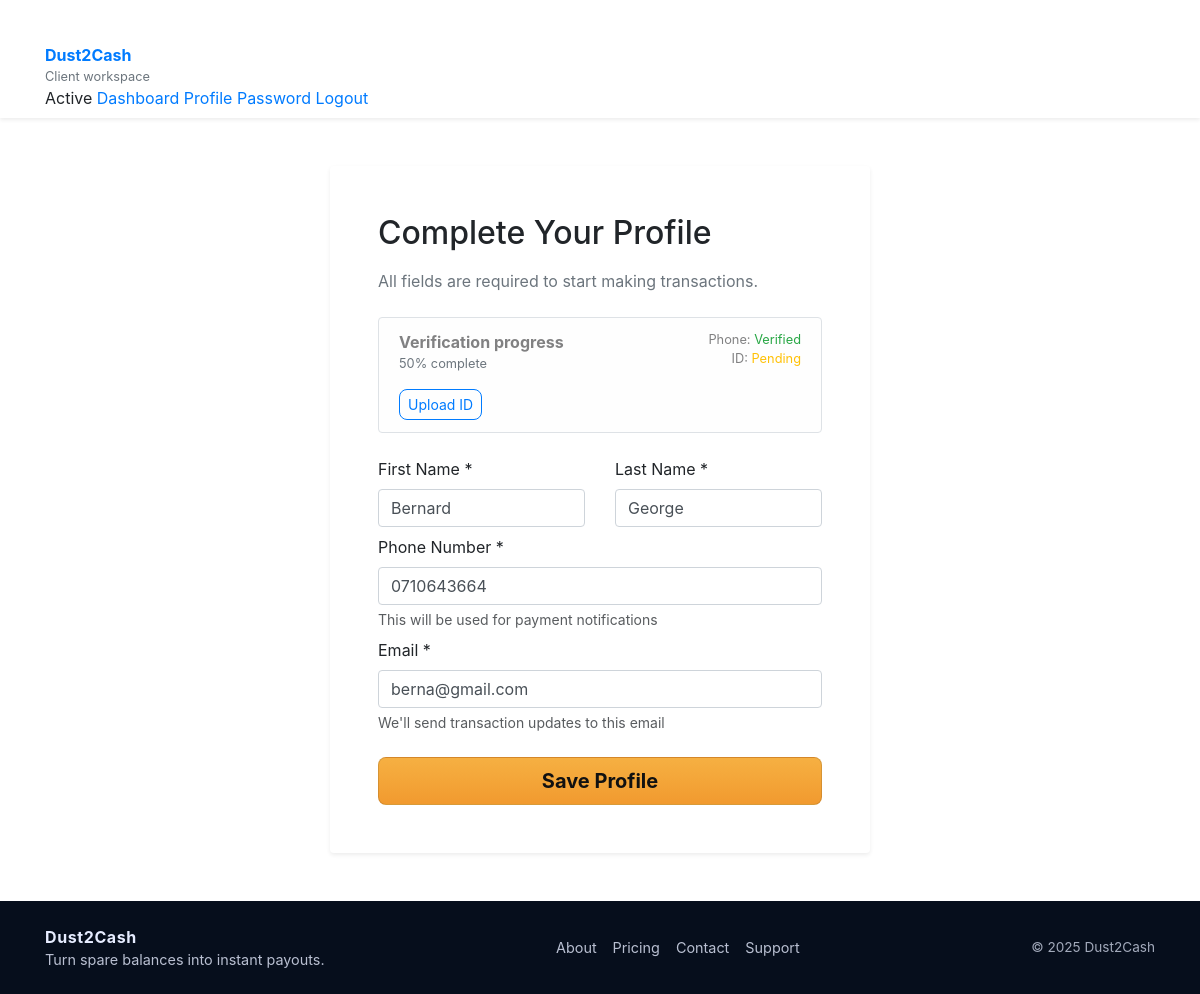
Before: /client/profile/ (signed in, lower part) with the older database file.
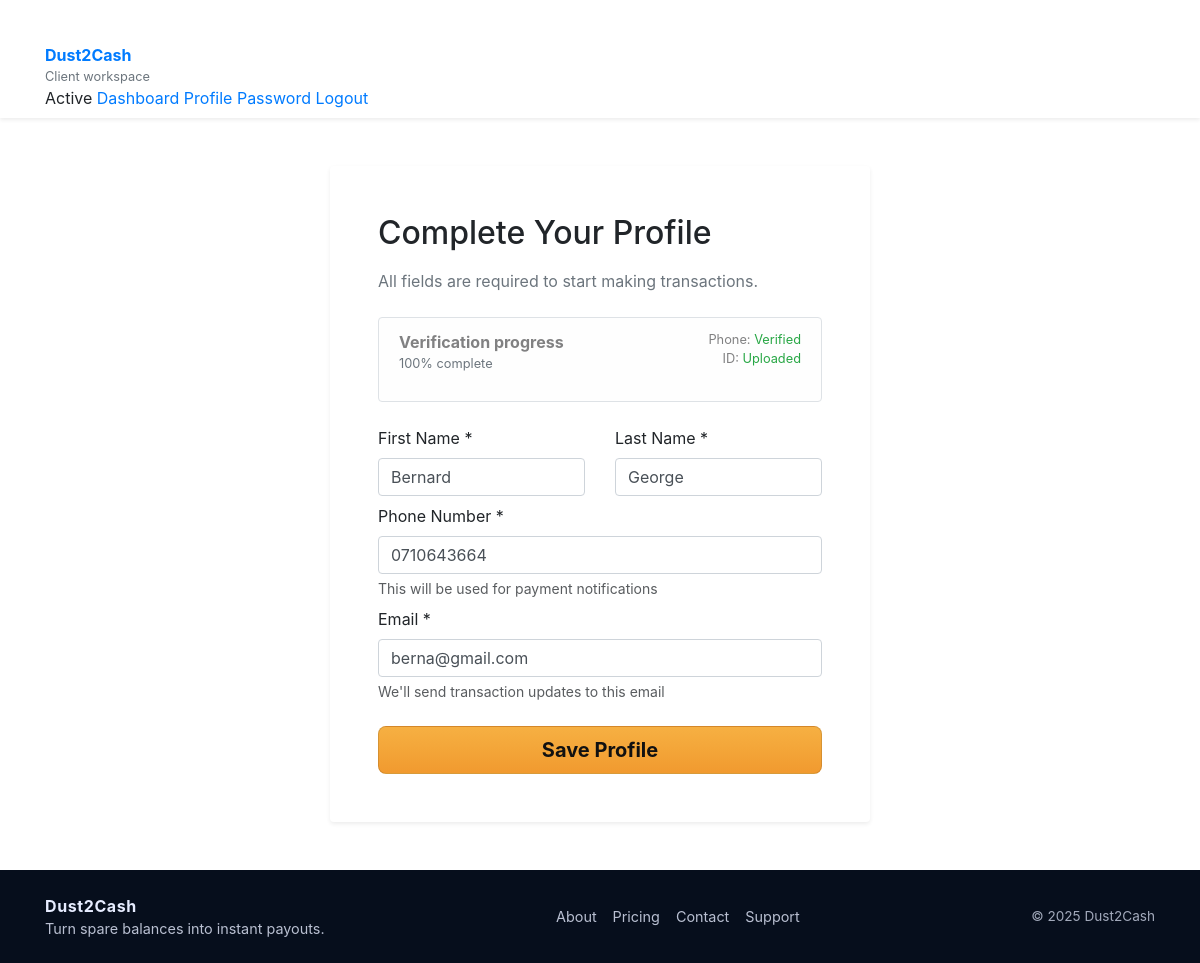
After: the same page with the newer database file.
### core/models.py (models this page shows, shortened)
class AccountVerification(models.Model):
    user = models.OneToOneField(User, on_delete=models.CASCADE)
    id_uploaded = models.BooleanField(default=False)
    phone_verified = models.BooleanField(default=False)
    id_document = models.FileField(upload_to='verification_docs/', blank=True, null=True)
    completion_score = models.IntegerField(default=0)
    limits_unlocked = models.BooleanField(default=False)
    created_at = models.DateTimeField(auto_now_add=True)
    updated_at = models.DateTimeField(auto_now=True)

### core/views.py (the view)
# urls.py: path('client/profile/', views.client_profile, name='client_profile'),
@login_required
def client_profile(request):
    ensure_models_loaded()
    try:
        profile = request.user.client_profile
    except ClientProfile.DoesNotExist:
        profile = ClientProfile.objects.create(user=request.user)
    verification, _ = AccountVerification.objects.get_or_create(user=request.user)
    form = ClientProfileForm(request.POST or None, instance=profile)
    if request.method == "POST" and form.is_valid():
        form.save()
        messages.success(request, 'Profile updated successfully!')
        return redirect('client_dashboard')
    return render(request, 'client/profile.html', {'form': form, 'profile': profile, 'account_verification': verification})

### core/forms.py
class ClientProfileForm(forms.ModelForm):
    class Meta:
        model = ClientProfile
        fields = ('first_name', 'last_name', 'phone_number', 'email')
        widgets = {
            'first_name': forms.TextInput(attrs={'class': 'form-control', 'placeholder': 'First Name'}),
            'last_name': forms.TextInput(attrs={'class': 'form-control', 'placeholder': 'Last Name'}),
            'phone_number': forms.TextInput(attrs={'class': 'form-control', 'placeholder': 'Phone Number'}),
            'email': forms.EmailInput(attrs={'class': 'form-control', 'placeholder': 'Email'}),
        }

### core/context_processors.py (called while the page is built)
def dust2cash_settings(request):
    pricing = PricingSettings.get_solo()
    return {
        'settings': {
            'buying_rate_per_usdt': float(pricing.exchange_rate),
            'transaction_fee_percent': float(pricing.transaction_fee_percent),
            'min_trade_amount_usdt': 5.00,
        },
        'now': {
            'year': timezone.now().year if hasattr(timezone, 'now') else 2025
        }
    }

### core/models.py (called while the page is built)
    @classmethod
    def get_solo(cls):
        instance = cls.objects.first()
        if instance:
            return instance
        return cls.objects.create()

### core/templates/client/profile.html (shortened to what this page needs)
<!doctype html>
{% extends 'base.html' %}
{% load static %}
{% block body_class %}dashboard-body{% endblock %}
{% block content %}
<nav class="navbar dashboard-nav bg-white shadow-sm">
  <div class="nav-inner container">
    <a class="nav-identity" href="/">
      <img src="{% static 'img/dust2cashlogo.png' %}" alt="Dust2Cash logo">
      <div>
        <strong>Dust2Cash</strong>
        <div class="text-muted small">Client workspace</div>
      </div>
    </a>
    <div class="nav-actions">
      <span class="status-pill info">Active</span>
      <a class="nav-pill nav-pill--ghost" href="{% url 'client_dashboard' %}">Dashboard</a>
      <a class="nav-pill nav-pill--ghost" href="{% url 'client_profile' %}">Profile</a>
      <a class="nav-pill nav-pill--ghost" href="{% url 'change_password' %}">Password</a>
      <a class="nav-pill nav-pill--danger" href="{% url 'logout' %}">Logout</a>
    </div>
  </div>
</nav>
<main class="container py-5">
  <div class="row justify-content-center">
    <div class="col-md-8 col-lg-6">
      <div class="card shadow-sm border-0">
        <div class="card-body p-5">
          <h2 class="mb-3">Complete Your Profile</h2>
          <p class="text-muted mb-4">All fields are required to start making transactions.</p>
          {% if account_verification %}
          <div class="alert alert-light border mb-4">
            <div class="d-flex justify-content-between flex-wrap gap-2">
              <div>
                <strong>Verification progress</strong>
                <div class="small text-muted">{{ account_verification.completion_score }}% complete</div>
              </div>
              <div class="small text-end">
                Phone: {% if account_verification.phone_verified %}<span class="text-success">Verified</span>{% else %}<span class="text-warning">Pending</span>{% endif %}<br>
                ID: {% if account_verification.id_uploaded %}<span class="text-success">Uploaded</span>{% else %}<span class="text-warning">Pending</span>{% endif %}
              </div>
            </div>
            <div class="mt-3 d-flex gap-2">
              {% if not account_verification.id_uploaded %}
              <a href="{% url 'upload_id' %}" class="btn btn-sm btn-outline-primary">Upload ID</a>
              {% endif %}
            </div>
          </div>
          {% endif %}
          <form method="post" novalidate>
            <div class="row g-3">
              <div class="col-md-6">
                <label class="form-label">First Name *</label>
                {{ form.first_name }}
              </div>
              <div class="col-md-6">
                <label class="form-label">Last Name *</label>
                {{ form.last_name }}
              </div>
              <div class="col-md-12 mt-2">
                <label class="form-label">Phone Number *</label>
                {{ form.phone_number }}
                <div class="form-text">This will be used for payment notifications</div>
              </div>
              <div class="col-md-12 mt-2">
                <label class="form-label">Email *</label>
                {{ form.email }}
                <div class="form-text">We'll send transaction updates to this email</div>
              </div>
            </div>
            <div class="mt-4 d-grid">
              <button class="btn btn-gold btn-lg" type="submit">Save Profile</button>
            </div>
          </form>
        </div>
      </div>
    </div>
  </div>
</main>
{% endblock %}

Changed rows visible on the page:
changed AccountVerification: completion_score "50" → "100"; id_uploaded False → True (drawn)
Other visible differences:
text no longer shown: "Pending Upload ID"
text now shown: "Uploaded"
